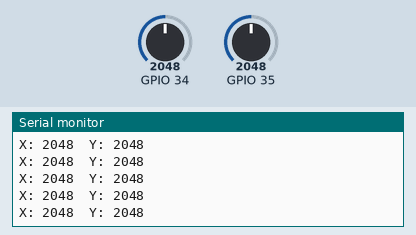
Bench run of a sketch on a simulated ESP32. On the bench: the last lines printed to the serial monitor. Inputs (shaded band) come from the test bench; at power-on: GPIO 34 = 2048, GPIO 35 = 2048.

Above: at 1.2 s.
1.3 s: GPIO 34 set to 2866
At 1.56 s:
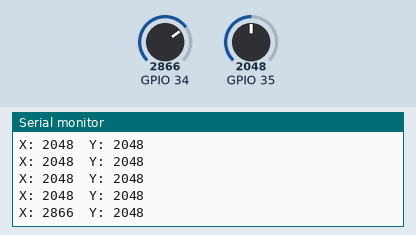
2.8 s: GPIO 35 set to 2866
At 2.96 s:
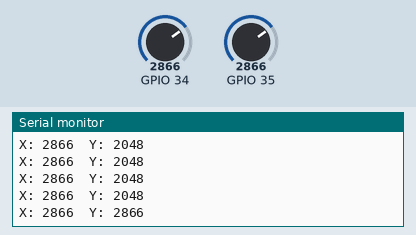
4.3 s: GPIO 34 set to 3603
At 4.36 s:
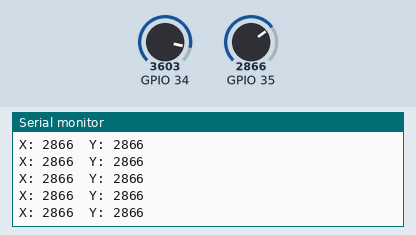
5.8 s: GPIO 35 set to 3603
At 5.97 s:
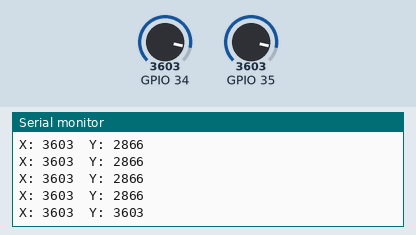
Timing chart, 0 to 8.3 s (numbered marks = the images above; inputs shaded):
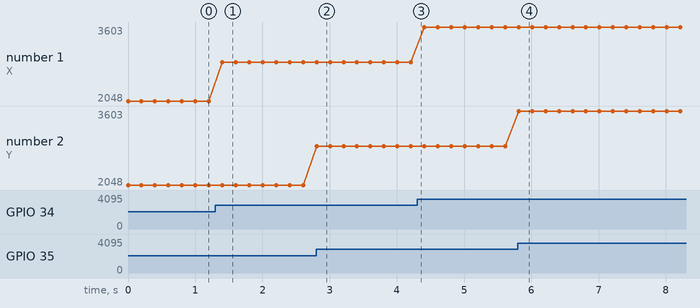

The sketch:

calibrate.ino
```cpp
void setup() {
  Serial.begin(115200);
}

void loop() {
  int x = analogRead(34);
  int y = analogRead(35);
  Serial.print("X: "); Serial.print(x);
  Serial.print("  Y: "); Serial.println(y);
  delay(200);
}
```

Measured:
- after the input at 1.3 s, the serial monitor: prints a new line after 0.10 s (image 1)
- after the input at 2.8 s, the serial monitor: prints a new line at once (image 2)
- after the input at 5.8 s, the serial monitor: prints a new line at once (image 4)
- plotted number 1: 2048 → 2866 after the input at 1.3 s, 2866 → 3603 after the input at 4.3 s
